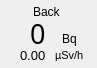
        <widget class="QFrame" name="cps_frame_m5">
         <property name="geometry">
          <rect>
           <x>576</x>
           <y>184</y>
           <width>97</width>
           <height>68</height>
          </rect>
         </property>
         <property name="toolTip">
          <string>&lt;html&gt;&lt;head/&gt;&lt;body&gt;&lt;p&gt;Module 5&lt;/p&gt;&lt;/body&gt;&lt;/html&gt;</string>
         </property>
         <property name="frameShape">
          <enum>QFrame::NoFrame</enum>
         </property>
         <property name="frameShadow">
          <enum>QFrame::Plain</enum>
         </property>
         <widget class="QWidget" name="layoutWidget_11">
          <property name="geometry">
           <rect>
            <x>3</x>
            <y>3</y>
            <width>88</width>
            <height>59</height>
           </rect>
          </property>
          <layout class="QVBoxLayout" name="verticalLayout_15">
           <property name="spacing">
            <number>0</number>
           </property>
           <item alignment="Qt::AlignHCenter">
            <widget class="QLabel" name="bodypart_m5">
             <property name="text">
              <string>Back</string>
             </property>
            </widget>
           </item>
           <item>
            <layout class="QGridLayout" name="gridLayout_13">
             <property name="leftMargin">
              <number>0</number>
             </property>
             <property name="rightMargin">
              <number>0</number>
             </property>
             <property name="bottomMargin">
              <number>0</number>
             </property>
             <property name="spacing">
              <number>2</number>
             </property>
             <item row="1" column="1" alignment="Qt::AlignHCenter">
              <widget class="QLabel" name="uSv_label_m5_2">
               <property name="font">
                <font>
                 <pointsize>8</pointsize>
                </font>
               </property>
               <property name="text">
                <string>µSv/h</string>
               </property>
              </widget>
             </item>
             <item row="0" column="1" alignment="Qt::AlignHCenter|Qt::AlignBottom">
              <widget class="QLabel" name="cps_label_m5">
               <property name="text">
                <string>Bq</string>
               </property>
              </widget>
             </item>
             <item row="0" column="0" alignment="Qt::AlignRight">
              <widget class="QLabel" name="CPS_m5">
               <property name="minimumSize">
                <size>
                 <width>0</width>
                 <height>26</height>
                </size>
               </property>
               <property name="maximumSize">
                <size>
                 <width>16777215</width>
                 <height>26</height>
                </size>
               </property>
               <property name="font">
                <font>
                 <family>Arial Black</family>
                 <pointsize>20</pointsize>
                 <weight>50</weight>
                 <bold>false</bold>
                </font>
               </property>
               <property name="text">
                <string>0</string>
               </property>
              </widget>
             </item>
             <item row="1" column="0" alignment="Qt::AlignRight">
              <widget class="QLabel" name="uSv_m5">
               <property name="minimumSize">
                <size>
                 <width>0</width>
                 <height>14</height>
                </size>
               </property>
               <property name="maximumSize">
                <size>
                 <width>16777215</width>
                 <height>14</height>
                </size>
               </property>
               <property name="font">
                <font>
                 <pointsize>10</pointsize>
                </font>
               </property>
               <property name="text">
                <string>0.00</string>
               </property>
              </widget>
             </item>
            </layout>
           </item>
          </layout>
         </widget>
         <widget class="QLabel" name="cps_bg_m5">
          <property name="geometry">
           <rect>
            <x>2</x>
            <y>2</y>
            <width>91</width>
            <height>62</height>
           </rect>
          </property>
          <property name="frameShadow">
           <enum>QFrame::Sunken</enum>
          </property>
          <property name="text">
           <string/>
          </property>
          <property name="pixmap">
           <pixmap resource="RadMaster 3000+ v0.1/resources.qrc">:/bg/resources/bg/cps_frame.png</pixmap>
          </property>
          <property name="scaledContents">
           <bool>true</bool>
          </property>
         </widget>
         <zorder>cps_bg_m5</zorder>
         <zorder>layoutWidget_11</zorder>
        </widget>
